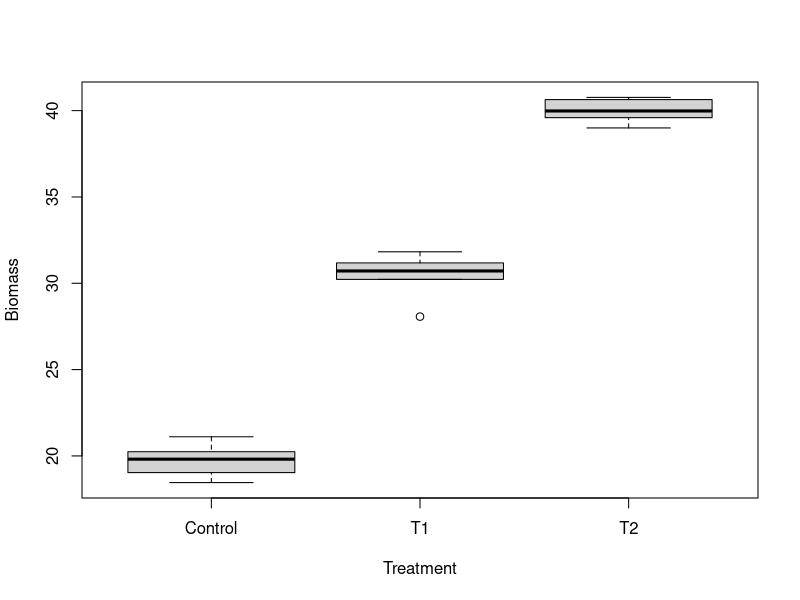
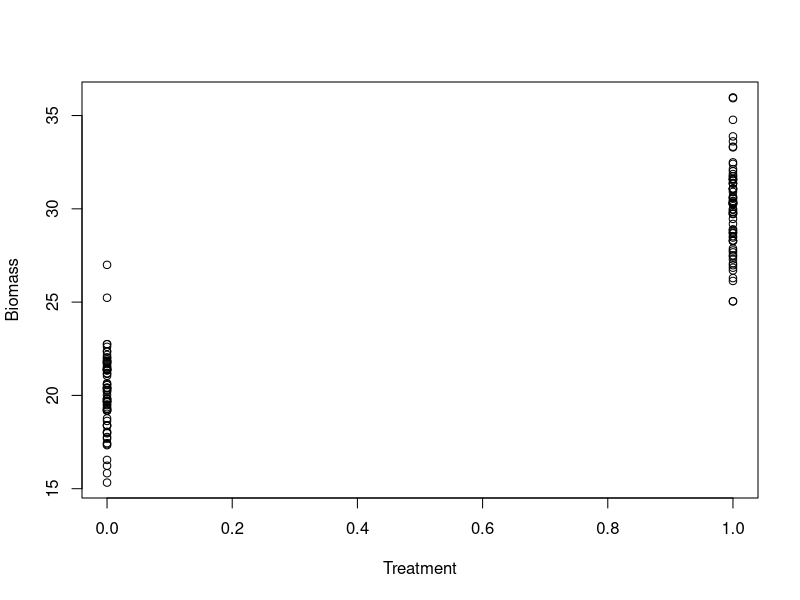

These figures' R source, in order: (Note: this script raises an error after producing the figures.)

#  NRES 710, Nested Designs
#     University of Nevada, Reno
#     Different applications of nested designs

### Nested design analysis in R

# Read the data
datum <- read.csv("lecture_18_dataset1.csv")

# Examine it
head(datum, 10)

# Make 'Treatment' a factor
datum$Treatment <- as.factor(datum$Treatment)

# Plot it
plot(Biomass ~ Treatment, data = datum)

# Simple linear model
results <- lm(Biomass ~ Treatment, data = datum)
summary(results)

# Linear mixed-effects model
library(nlme)
results2 <- lme(Biomass ~ Treatment, data = datum, random = ~1|Field)
summary(results2)

### Another example analysis in R
# Read the data
datum <- read.csv("lecture_18_dataset2.csv")

# Examine it
head(datum, 15)

# Structure
str(datum)

# Plot it
plot(Biomass ~ Treatment, data = datum)

# Linear mixed-effects model: incorrect random-effect structure for this design
results <- lme(Biomass ~ Treatment, data = datum, random = ~1|Plot)
summary(results)
# This says: only 3 groups (plots). But we had more! This is not specified correctly; this is assuming a different structure than we really have.

# Linear mixed-effects model: okay, but non-ideal random-effect structure for this design
results2 <- lme(Biomass ~ Treatment, data = datum, random = ~1|PlotOrder)
summary(results2)
# This says: only 72 groups (1 for each plot). This is correct! But it fails to measure partition random error due to field. 

# Linear mixed-effects model: most correct random-effect structure with plots nested within fields
results3 <- lme(Biomass ~ Treatment, data = datum, random = ~1|Field/Plot)
summary(results3)

################### 'Truth' #################### 
### Lecture 18: code to simulate data for class

### Dataset 1
# Simulate nested-design data
set.seed(123)

# Fields
n_fields <- 6
n_samples <- 3
Field <- sort(rep(1:n_fields, n_samples))

# Treatment
Treatment <- c(rep("Control", n_samples*2), rep("T1", n_samples*2), rep("T2", n_samples*2))

# Dummy-code treatment
dummy <- data.frame(model.matrix(~ Treatment - 1))
colnames(dummy) <- c("Control", "T1", "T2")

# Field error
FieldError <- rep(rnorm(n_fields, 0, 0.5), each = n_samples)

# Error within fields (residual error)
Error <- rnorm(n_samples*n_fields, 0, 1)

# Response variable -- biomass
Biomass <- 20 + 10*dummy$T1 + 20*dummy$T2 + FieldError + Error

# Save the data
datum <- data.frame(Field = Field, Treatment = Treatment, Control = dummy$Control, T1 = dummy$T1, T2 = dummy$T2, FieldError = FieldError, Error = Error, Biomass = Biomass)

# Save the data
write.csv(datum, "../datasets/lecture_18_dataset1.csv", row.names = FALSE)


### Dataset 2
# Simulate nested-design data
set.seed(123)

# Fields
n_fields <- 24
n_plots <- 3
n_treatments <- 2
Field <- sort(rep(rep(1:n_fields, n_plots), n_treatments))

# Plots
Plot <- rep(c(rep(1, n_treatments), rep(2, n_treatments), rep(3, n_treatments)), n_fields)

# Treatments
Treatment <- rep(rep(c(0, 1), n_plots), n_fields)

# Field error
FieldError <- rep(rnorm(n_fields, 0, 1), each = n_plots * n_treatments)

# Plot error
PlotError <- rep(rnorm(n_plots * n_fields, 0, 2), each = n_treatments)

# Residual error
Error <- rnorm(length(Field), 0, 1)

# Response variable -- biomass
Biomass <- 20 + 10*Treatment + FieldError + PlotError + Error

# Plot order: plots numbered from 1 to 72
PlotOrder <- rep(1:(n_fields*n_plots), each = n_treatments)

# Save the data
datum <- data.frame(Field = Field, Plot = Plot, PlotOrder = PlotOrder, Treatment = Treatment, FieldError = FieldError, Error = Error, Biomass = Biomass)

# Save the data
write.csv(datum, "../datasets/lecture_18_dataset2.csv", row.names = FALSE)


